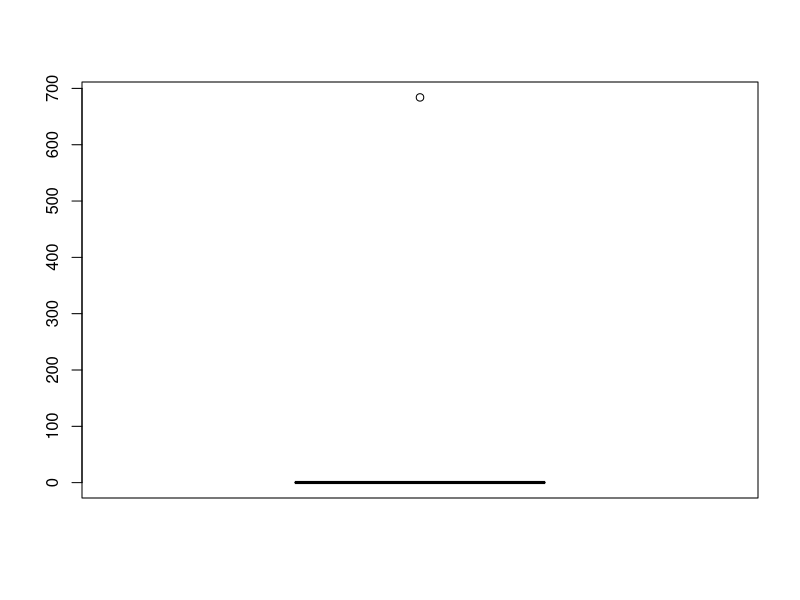
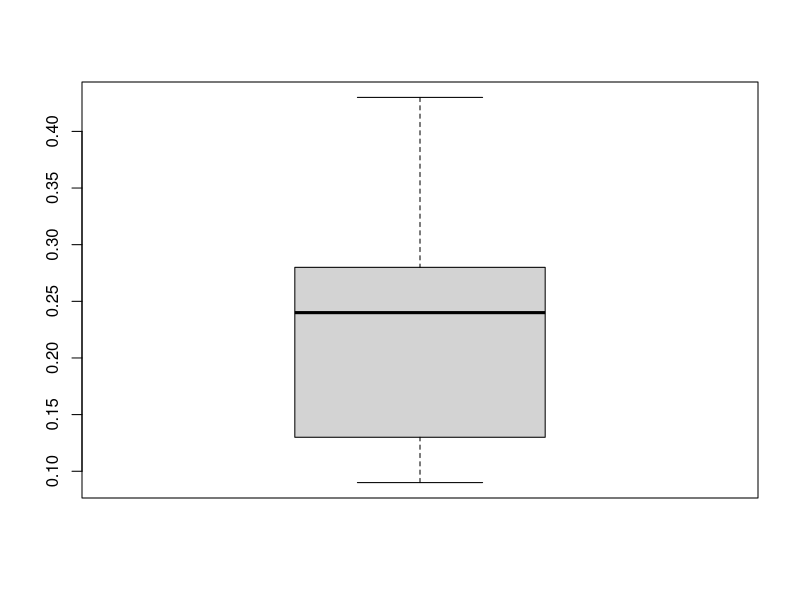

R code for these plots, in order: (Note: this script raises an error after producing the figures.)
## ---- chunk 1
Sys.setlocale("LC_TIME", "English")

messy_data <- read.delim("../data/messy_data.txt", stringsAsFactors = F)

messy_data$Patient.id <- toupper(messy_data$Patient.id)
messy_data$Patient.id <- gsub("TCGA ", "TCGA_", messy_data$Patient.id)
messy_data <- messy_data[1:18,]
messy_data <- messy_data[,colnames(messy_data)!="X"]



summary(messy_data)
#help: https://www.stat.berkeley.edu/~s133/dates.html
messy_data$Date.of.surgery <- as.Date(messy_data$Date.of.surgery, format="%d-%b-%y")
messy_data$Date.of.birth <- as.Date(as.Date( messy_data$Date.of.birth, format="%d/%m/%Y"))
messy_data$Date.of.diagnosis <- as.Date(messy_data$Date.of.diagnosis, format="%d/%m/%Y")
messy_data$Time.of.death <- as.Date(messy_data$Time.of.death, format="%d-%b-%y")


Age <- difftime(messy_data$Date.of.diagnosis,messy_data$Date.of.birth, units = "days")
Age <- round(Age/365, digits = 0)
table(Age,messy_data$Age)
messy_data$Age <- Age

messy_data$Gender
messy_data$Status

table(messy_data$Status, messy_data$Censor)
messy_data$Identifier <- NULL
messy_data$Classification <- NULL

summary(messy_data$enzyme.level)
boxplot(messy_data$enzyme.level)
messy_data$enzyme.level[messy_data$enzyme.level>600] <- NA
boxplot(messy_data$enzyme.level)
table(messy_data$Histological.subtype)
messy_data$Histological.subtype <- gsub(" ", "", messy_data$Histological.subtype)
table(messy_data$Histological.subtype)

table(messy_data$MUC1)

messy_data$MUC1 <- factor(messy_data$MUC1, levels = c("0", "0bis1", "1", "2", "3"))
messy_data$N <- gsub("(T[[:digit:]])(N[[:digit:]])(M[[:digit:]])", "\\2", messy_data$TNM)
messy_data$M <- gsub("(T[[:digit:]])(N[[:digit:]])(M[[:digit:]])", "\\3", messy_data$TNM)
messy_data$TNM <- NULL

## ---- chunk 2
library(dplyr)
library(tidyr)
library(tibble)
library(readxl)
data(mtcars)

mtcars <- as_tibble(rownames_to_column(mtcars))

filtered <-mtcars %>%
  filter(gear<5) 

filtered %>% 
  group_by(carb) %>%
  summarise(qsec_mean=mean(qsec))

#it is possible to combine as many steps as needed without saving it in a separate object

mtcars %>%
  filter(gear<5) %>%
  group_by(carb) %>%
  summarise(sum_drat=sum(drat), mean_drat=mean(drat))

mtcars %>%
  mutate(cyl_2=if_else(cyl==8, 7, cyl))


mtcars %>%
  mutate(gear=gear-1)

mtcars %>%
  pivot_longer(-rowname, names_to = "name", values_to = "values")

## ---- chunk 3

messy_data <- read_excel("../data/messy_data.xlsx",
col_types = c("text", "numeric", "text",
"date", "date", "date", "text", "text",
"text", "date", "numeric", "text",
"text", "numeric", "text", "text",
"text"), n_max = 20)


messy_data <- messy_data %>%
  select_all(~gsub(" ", ".", .)) %>% 
  mutate(Patient.id= toupper(Patient.id)) %>%
  mutate(Patient.id= gsub(" ", "_", Patient.id), 
         Identifier=NULL, 
         Classification=NULL, 
         Age=round(difftime(Date.of.diagnosis,Date.of.birth, units = "days")/365, digits = 0), 
         Histological.subtype = gsub(" ", "", Histological.subtype), 
         MUC1 = factor(MUC1, levels = c("0", "0bis1", "1", "2", "3")), 
         N=gsub("(T[[:digit:]])(N[[:digit:]])(M[[:digit:]])", "\\2", TNM), 
         M= gsub("(T[[:digit:]])(N[[:digit:]])(M[[:digit:]])", "\\3", TNM), TNM = NULL)


## ---- chunk 4

band_members %>% full_join(band_instruments)

merge(band_members, band_instruments, by="name", all=T, sort=F)

